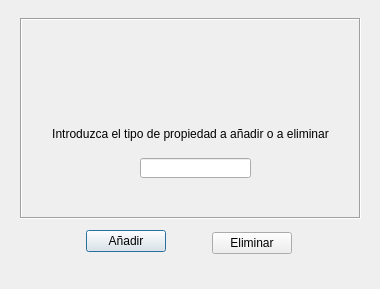
<?xml version="1.0" encoding="UTF-8"?>
<ui version="4.0">
 <class>dlg_Tipoprop</class>
 <widget class="QDialog" name="dlg_Tipoprop">
  <property name="geometry">
   <rect>
    <x>0</x>
    <y>0</y>
    <width>380</width>
    <height>289</height>
   </rect>
  </property>
  <property name="sizePolicy">
   <sizepolicy hsizetype="Fixed" vsizetype="Fixed">
    <horstretch>0</horstretch>
    <verstretch>0</verstretch>
   </sizepolicy>
  </property>
  <property name="minimumSize">
   <size>
    <width>380</width>
    <height>289</height>
   </size>
  </property>
  <property name="maximumSize">
   <size>
    <width>380</width>
    <height>289</height>
   </size>
  </property>
  <property name="windowTitle">
   <string>Dialog</string>
  </property>
  <property name="windowIcon">
   <iconset>
    <normaloff>../img/logo.svg</normaloff>../img/logo.svg</iconset>
  </property>
  <property name="modal">
   <bool>true</bool>
  </property>
  <widget class="QFrame" name="frame">
   <property name="geometry">
    <rect>
     <x>20</x>
     <y>18</y>
     <width>341</width>
     <height>201</height>
    </rect>
   </property>
   <property name="frameShape">
    <enum>QFrame::Box</enum>
   </property>
   <property name="frameShadow">
    <enum>QFrame::Sunken</enum>
   </property>
   <widget class="QLabel" name="label">
    <property name="geometry">
     <rect>
      <x>0</x>
      <y>100</y>
      <width>341</width>
      <height>31</height>
     </rect>
    </property>
    <property name="minimumSize">
     <size>
      <width>0</width>
      <height>31</height>
     </size>
    </property>
    <property name="maximumSize">
     <size>
      <width>700</width>
      <height>16777215</height>
     </size>
    </property>
    <property name="text">
     <string>Introduzca el tipo de propiedad a añadir o a eliminar</string>
    </property>
    <property name="alignment">
     <set>Qt::AlignCenter</set>
    </property>
   </widget>
   <widget class="QLineEdit" name="txtGestipoprop">
    <property name="geometry">
     <rect>
      <x>120</x>
      <y>140</y>
      <width>111</width>
      <height>20</height>
     </rect>
    </property>
   </widget>
   <widget class="QLabel" name="label_2">
    <property name="geometry">
     <rect>
      <x>140</x>
      <y>30</y>
      <width>60</width>
      <height>60</height>
     </rect>
    </property>
    <property name="minimumSize">
     <size>
      <width>60</width>
      <height>60</height>
     </size>
    </property>
    <property name="maximumSize">
     <size>
      <width>60</width>
      <height>60</height>
     </size>
    </property>
    <property name="text">
     <string/>
    </property>
    <property name="pixmap">
     <pixmap>../img/icono.ico</pixmap>
    </property>
    <property name="scaledContents">
     <bool>true</bool>
    </property>
   </widget>
  </widget>
  <widget class="QWidget" name="layoutWidget">
   <property name="geometry">
    <rect>
     <x>40</x>
     <y>230</y>
     <width>298</width>
     <height>27</height>
    </rect>
   </property>
   <layout class="QHBoxLayout" name="horizontalLayout_3">
    <item>
     <spacer name="horizontalSpacer_4">
      <property name="orientation">
       <enum>Qt::Horizontal</enum>
      </property>
      <property name="sizeHint" stdset="0">
       <size>
        <width>40</width>
        <height>20</height>
       </size>
      </property>
     </spacer>
    </item>
    <item>
     <layout class="QHBoxLayout" name="horizontalLayout">
      <item alignment="Qt::AlignTop">
       <widget class="QPushButton" name="btnAnadirtipoprop">
        <property name="text">
         <string>Añadir</string>
        </property>
       </widget>
      </item>
      <item>
       <spacer name="horizontalSpacer">
        <property name="orientation">
         <enum>Qt::Horizontal</enum>
        </property>
        <property name="sizeType">
         <enum>QSizePolicy::Fixed</enum>
        </property>
        <property name="sizeHint" stdset="0">
         <size>
          <width>40</width>
          <height>20</height>
         </size>
        </property>
       </spacer>
      </item>
      <item>
       <widget class="QPushButton" name="btnDeltipoprop">
        <property name="text">
         <string>Eliminar</string>
        </property>
       </widget>
      </item>
     </layout>
    </item>
    <item>
     <spacer name="horizontalSpacer_5">
      <property name="orientation">
       <enum>Qt::Horizontal</enum>
      </property>
      <property name="sizeHint" stdset="0">
       <size>
        <width>40</width>
        <height>20</height>
       </size>
      </property>
     </spacer>
    </item>
   </layout>
  </widget>
 </widget>
 <resources/>
 <connections/>
</ui>
